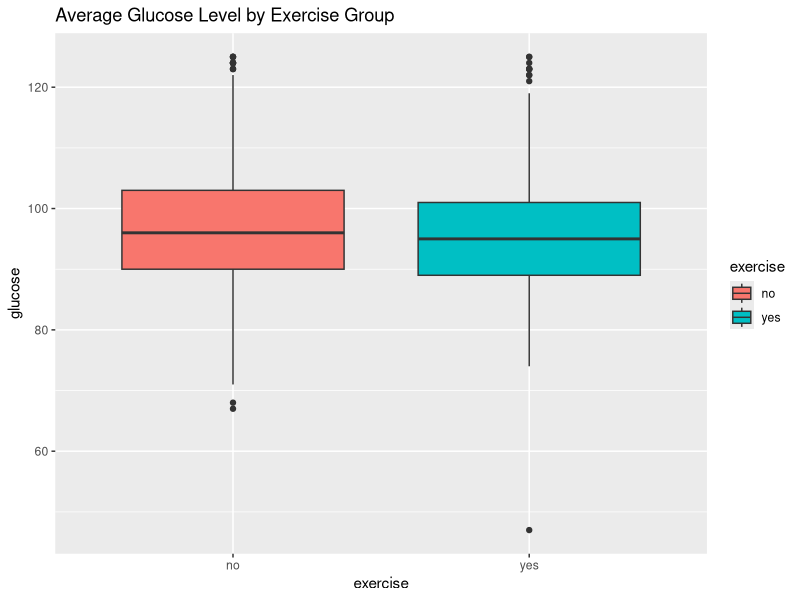
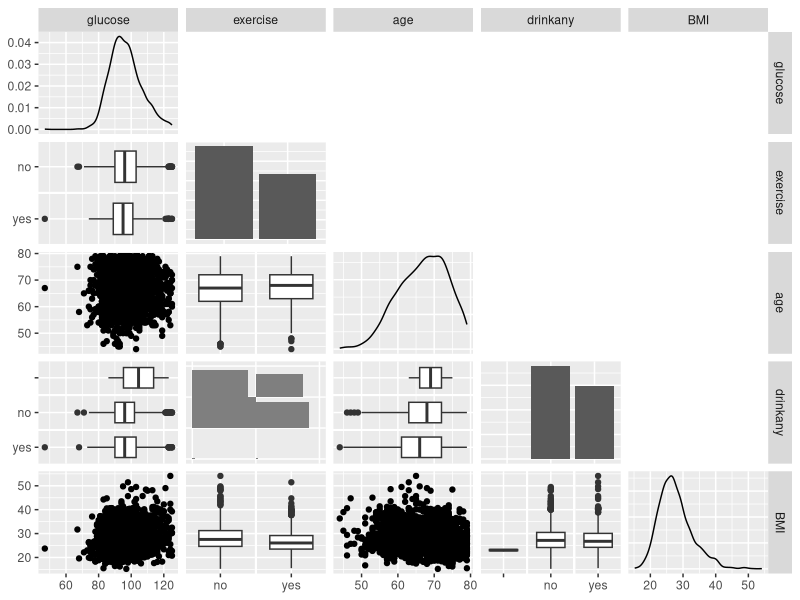
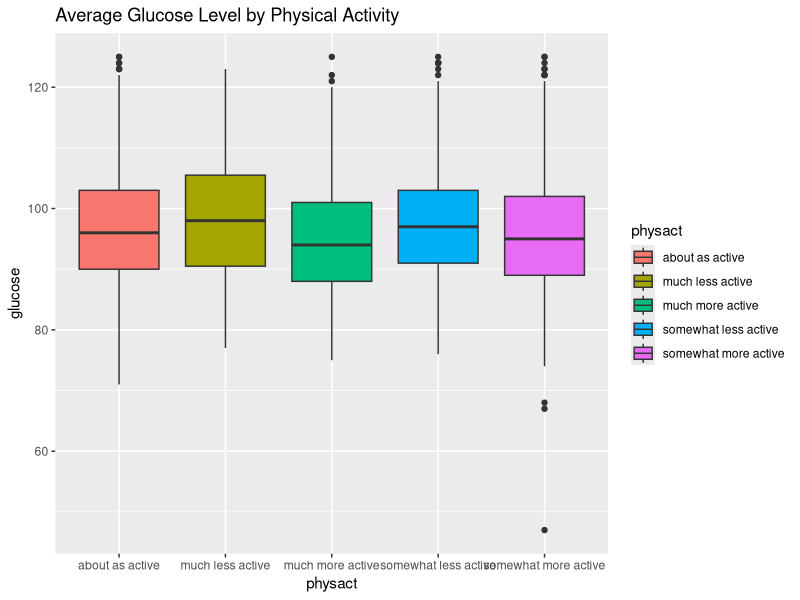
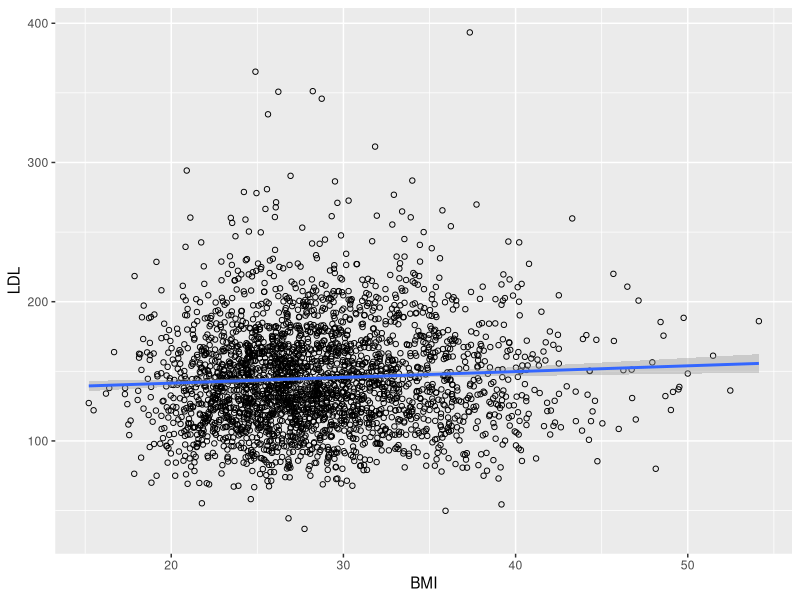

Write R code to recreate these figures, in order.
## ---- chunk 1
library(ggplot2)
library(GGally)
hersdata <- read.delim("hersdata.txt")
hersdataMLN <- hersdata[hersdata$diabetes == 'no',c('glucose', 'exercise','age', 'drinkany', 'BMI')]
qplot(exercise, glucose, data=hersdataMLN, fill=exercise,geom=c("boxplot"),main='Average Glucose Level by Exercise Group')
model_exercise <- lm(glucose~exercise, data=hersdataMLN)
summary(model_exercise)

ggpairs(hersdataMLN,lower=list(continuous = "points", combo = "box", discrete="ratio"),upper='blank')


model_age <- lm(glucose~age,data=hersdataMLN)
summary(model_age)

model_drinkany <- lm(glucose~drinkany,data=hersdataMLN)
summary(model_drinkany)

model_BMI <- lm(glucose~BMI,data=hersdataMLN)
summary(model_BMI)


model_all <- lm(glucose~exercise+age+drinkany+BMI,data=hersdataMLN)
summary(model_all)
## ---- chunk 2
hersdataPhysActGlucose <- hersdata[hersdata$diabetes == 'no',c('glucose', 'physact')]

qplot(physact, glucose, data=hersdataPhysActGlucose, fill=physact,geom=c("boxplot"),main='Average Glucose Level by Physical Activity')

model_physact <- lm(glucose~physact,data=hersdataPhysActGlucose)
summary(model_physact)

## ---- chunk 3
modelBMILDL <- lm(LDL~BMI,data=hersdata)
summary(modelBMILDL)

ggplot(hersdata, aes(x=BMI, y=LDL)) + geom_point(shape=1) + geom_smooth(method=lm)

## ---- chunk 4
modelBMIConfounders <- lm(LDL~BMI+age+as.factor(nonwhite)+as.factor(smoking)+as.factor(drinkany),data=hersdata)
summary(modelBMIConfounders)

modelBMInonwhite <- lm(LDL~BMI+as.factor(nonwhite),data=hersdata)
summary(modelBMInonwhite)

modelBMIage <- lm(LDL~BMI+age,data=hersdata)
summary(modelBMIage)


modelBMIsmoking <- lm(LDL~BMI+as.factor(smoking),data=hersdata)
summary(modelBMIsmoking)

modelBMIdrinkany <- lm(LDL~BMI+as.factor(drinkany),data=hersdata)
summary(modelBMIdrinkany)


percentchange <- (0.3589-0.4151)/0.4151

percentchange
